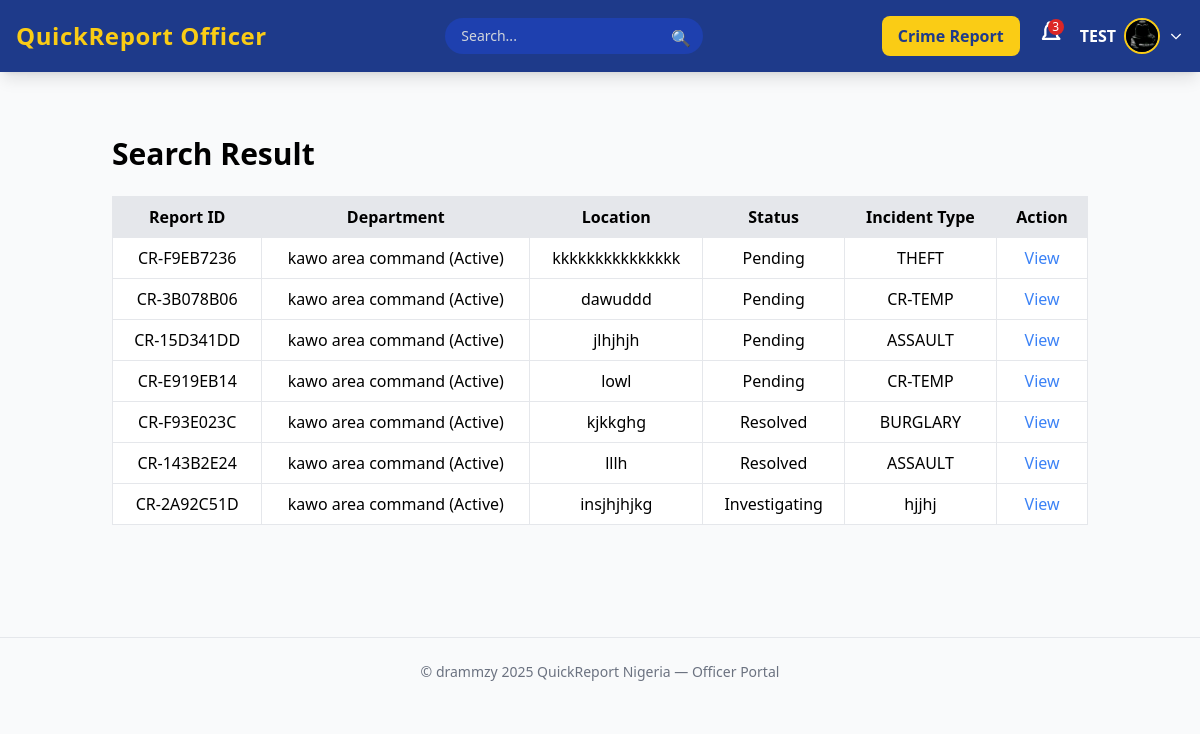
Page /search-report (signed in) on the earlier database version.
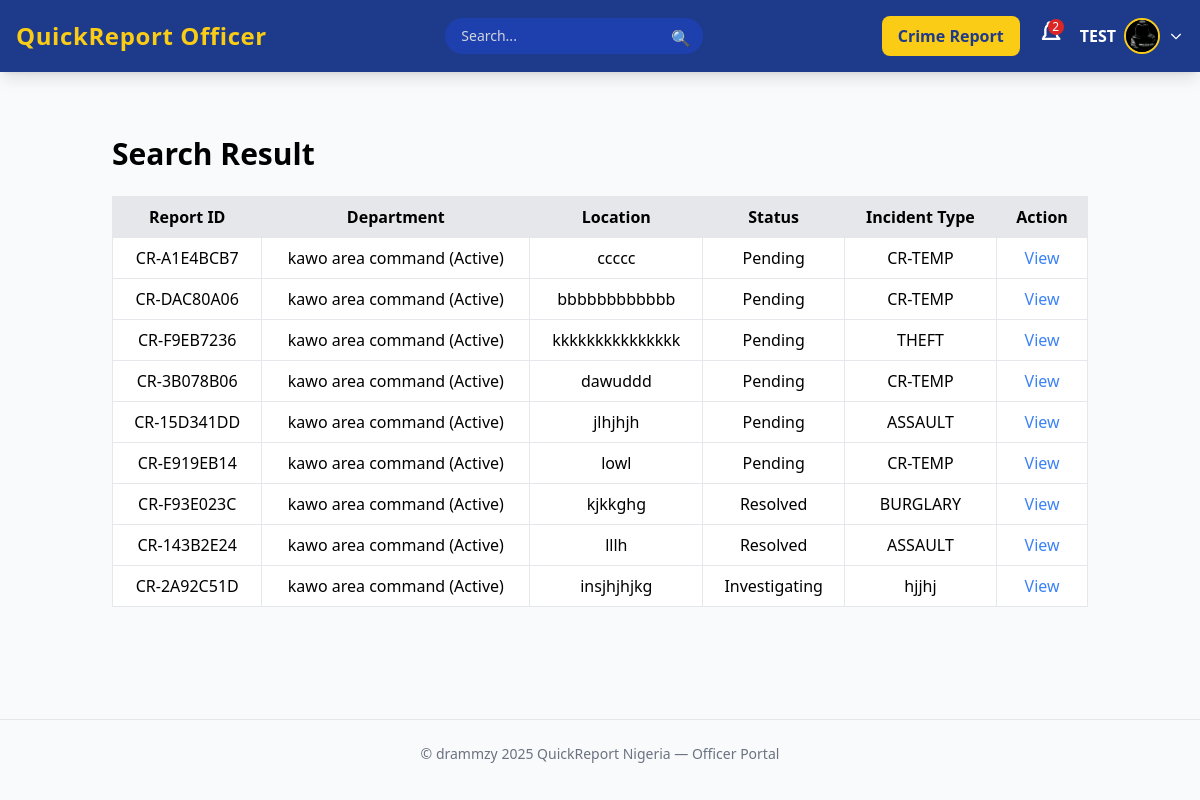
Same page on the later database version.
### crime_app/models.py (models this page shows, shortened)
class CrimeReport(models.Model):
    STATUS_CHOICES = (
        ('Pending', 'Pending'),
        ('Investigating', 'Investigating'),
        ('Resolved', 'Resolved'),
        ('Dismissed', 'Dismissed')
    )
    PRIORITY_CHOICES = (
        ('Low', 'Low'),
        ('Medium', 'Medium'),
        ('High', 'High'),
        ('Emergency', 'Emergency')
    )
    INCIDENT_TYPES = [
        ('CR-TEMP', 'CR-TEMP'),
        ('ASSAULT', 'Assault'),
        ('BURGLARY', 'Burglary'),
        ('THEFT', 'Theft'),
        ('ROBBERY', 'Robbery'),
        ('VANDALISM', 'Vandalism'),
        ('FRAUD', 'Fraud'),
        ('CYBERCRIME', 'Cyber Crime'),
        ('DRUG_OFFENSE', 'Drug Offense'),
        ('TRAFFIC_ACCIDENT', 'Traffic Accident'),
        ('DOMESTIC_VIOLENCE', 'Domestic Violence'),
        ('HARASSMENT', 'Harassment'),
        ('OTHER', 'Other'),
    ]
    report_id = models.CharField(max_length=12, unique=True, editable=False)
    reporter = models.ForeignKey(User, on_delete=models.SET_NULL, null=True, blank=True, related_name='reports')
    department = models.ForeignKey(Department, on_delete=models.SET_NULL, null=True, blank=True)
    title = models.CharField(max_length=200)
    description = models.TextField()
    location = models.CharField(max_length=255)
    latitude = models.FloatField(null=True, blank=True)
    longitude = models.FloatField(null=True, blank=True)
    incident_type = models.CharField(max_length=50, choices=INCIDENT_TYPES)
    priority = models.CharField(max_length=20, choices=PRIORITY_CHOICES, default='Medium')
    evidence_image = models.ImageField(upload_to='evidence/images/%Y/%m/%d/', null=True, blank=True)
    evidence_video = models.FileField(upload_to='evidence/videos/%Y/%m/%d/', null=True, blank=True)
    evidence_audio = models.FileField(upload_to='evidence/audio/%Y/%m/%d/', null=True, blank=True)
    date_reported = models.DateTimeField(auto_now_add=True)
    date_updated = models.DateTimeField(auto_now=True)
    status = models.CharField(max_length=20, choices=STATUS_CHOICES, default='Pending')
    class Meta:
        ordering = ['-date_reported']
        indexes = [
            models.Index(fields=['status', 'date_reported']),
            models.Index(fields=['reporter', 'date_reported']),
            models.Index(fields=['department', 'date_reported']),
        ]
        verbose_name = "Crime Report"
        verbose_name_plural = "Crime Reports"

class Department(models.Model):
    name = models.CharField(max_length=100, unique=True)
    location = models.CharField(max_length=150)
    contact_number = models.CharField(max_length=20, blank=True, null=True)
    established_date = models.DateField(blank=True, null=True)
    is_active = models.BooleanField(default=True)
    def __str__(self):
        return f"{self.name} ({'Active' if self.is_active else 'Suspended'})"

### crime_app/views.py (the view)
# urls.py: path('search-report', views.search_report, name="search-report"),
def search_report(request):
    if not hasattr(request.user, 'officer'):
        messages.error(request, "Only officers can access this page.")
        return redirect('my-login')
    officer = request.user.officer
    officer_dept = officer.department
    query = request.GET.get('q', '')
    results = []
    if query:
        results = CrimeReport.objects.filter(
            Q(department=officer_dept) & (
                Q(report_id__icontains=query) |
                Q(location__icontains=query) |
                Q(status__icontains=query) |
                Q(incident_type__icontains=query)
            )
        )
    else:
        results = CrimeReport.objects.filter(department=officer_dept)
    context = {
        'results': results,
        'query': query
    }
    return render(request, 'crime_app/officerPage/search-report.html', context)

### crime_app/context_processors.py (called while the page is built)
def officer_notifications(request):
    if request.user.is_authenticated and hasattr(request.user, 'officer'):
        officer = request.user.officer
        unread_count = officer.notifications.filter(is_read=False).count()
        recent_notifications = officer.notifications.order_by('-created_at')[:5]
    else:
        unread_count = 0
        recent_notifications = []
    return {
        'unread_count': unread_count,
        'recent_notifications': recent_notifications,
    }

### crime_app/templates/crime_app/officerPage/search-report.html
{% extends 'crime_app/officerPage/main.html' %}
{% load crispy_forms_tags %}
{% block content %}
<div class="container mx-auto p-6">
    <h1 class="text-3xl font-bold mb-6">Search Result</h1>
    {% if results %}
        <div class="overflow-x-auto">
            <table class="min-w-full bg-white border rounded shadow">
                <thead class="bg-gray-200">
                    <tr>
                        <th class="py-2 px-4 border">Report ID</th>
                        <th class="py-2 px-4 border">Department</th>
                        <th class="py-2 px-4 border">Location</th>
                        <th class="py-2 px-4 border">Status</th>
                        <th class="py-2 px-4 border">Incident Type</th>
                        <th class="py-2 px-4 border">Action</th>
                    </tr>
                </thead>
                <tbody  class="text-center">
                    {% for crime in results %}
                        <tr class="hover:bg-gray-100">
                            <td class="py-2 px-4 border">{{ crime.report_id }}</td>
                            <td class="py-2 px-4 border">{{ crime.department }}</td>
                            <td class="py-2 px-4 border">{{ crime.location }}</td>
                            <td class="py-2 px-4 border">{{ crime.status }}</td>
                            <td class="py-2 px-4 border">{{ crime.incident_type }}</td>
                            <td class="py-2 px-4 border text-blue-500"> <a href="">View</a> </td>
                        </tr>
                    {% endfor %}
                </tbody>
            </table>
        </div>
    {% else %}
        {% if query %}
            <p class="text-red-500 mt-4">No results found for "<strong>{{ query }}</strong>".</p>
        {% else %}
            <p class="text-gray-500 mt-4">Enter a search query to find crime reports.</p>
        {% endif %}
    {% endif %}
</div>
{% endblock %}

### crime_app/templates/crime_app/officerPage/main.html (shortened to what this page needs)
{% load static %}
<!DOCTYPE html>
<html lang="en">
<head>
  <script src="https://cdn.tailwindcss.com"></script>
</head>
<body class="bg-gray-50 font-sans antialiased">
  <header class="bg-blue-900 text-white shadow-lg fixed top-0 w-full z-50">
    <div class="max-w-7xl mx-auto px-4 py-4 flex justify-between items-center">
      <div class="flex items-center space-x-2">
        <h1 class="text-2xl text-yellow-400 font-bold tracking-wide">
          <a href="{% url 'officer-board' %}">QuickReport Officer</a>
        </h1>
      </div>
      <div class="relative">
        <form method="GET" action="{% url 'search-report' %}" class="relative w-full max-w-md mx-auto">
        <input
            type="text"
            name="q"
            placeholder="Search..."
            value="{{ request.GET.q }}"
            class="bg-blue-800 text-sm px-4 py-2 rounded-full focus:outline-none focus:ring-2 focus:ring-yellow-400 placeholder-gray-300 text-gray-100 w-full pr-10"
        >
        <button type="submit" class="absolute right-0 top-0 mt-2 mr-3 text-gray-400">
            🔍
        </button>
    </form>
      </div>
      <div class="flex items-center space-x-4">
        <a href="{% url 'add-report' %}" class="hidden md:inline-block bg-yellow-400 hover:bg-yellow-500 text-blue-900 px-4 py-2 rounded-lg font-semibold transition">
          Crime Report
        </a>
        <div class="relative">
          <button id="notifyBtn" class="relative focus:outline-none">
            {% if unread_count > 0 %}
              <span id="notificationCount" class="absolute top-0 right-0 bg-red-600 text-xs text-white rounded-full w-4 h-4 flex items-center justify-center">
                {{ unread_count }}
              </span>
            {% endif %}
          </button>
        </div>
        <div class="relative">
          <button id="profileBtn" class="flex items-center space-x-2 focus:outline-none">
            <span class="hidden md:inline font-semibold">{{ user.last_name|upper }}</span>
            {% if user.officer.profile_picture %}
              <img src="{{ user.officer.profile_picture.url }}" alt="Officer Photo"
                class="w-9 h-9 rounded-full border-2 border-yellow-400 object-cover">
            {% else %}
              <img src="{% static 'images/avatar.png' %}" alt="Officer" class="w-9 h-9 rounded-full border-2 border-yellow-400">
            {% endif %}
            <svg class="w-4 h-4" fill="none" stroke="currentColor" stroke-width="2" viewBox="0 0 24 24">
              <path d="M19 9l-7 7-7-7"></path>
            </svg>
          </button>
        </div>
      </div>
    </div>
  </header>
  <main class="max-w-7xl mx-auto px-6 pt-28 pb-10">
    {% block content %}
    {% endblock %}
  </main>
  <footer class="text-center text-sm text-gray-500 py-6 border-t mt-12">
    &copy;  drammzy 2025 QuickReport Nigeria — Officer Portal
  </footer>
</body>
</html>

Differences in the rows shown:
added CrimeReport: report_id "CR-A1E4BCB7", department "kawo area command (Active)", location "ccccc", status "Pending", incident_type "CR-TEMP"
added CrimeReport: report_id "CR-DAC80A06", department "kawo area command (Active)", location "bbbbbbbbbbbb", status "Pending", incident_type "CR-TEMP"
Other differences:
{{ unread_count }}: "3" → "2"
